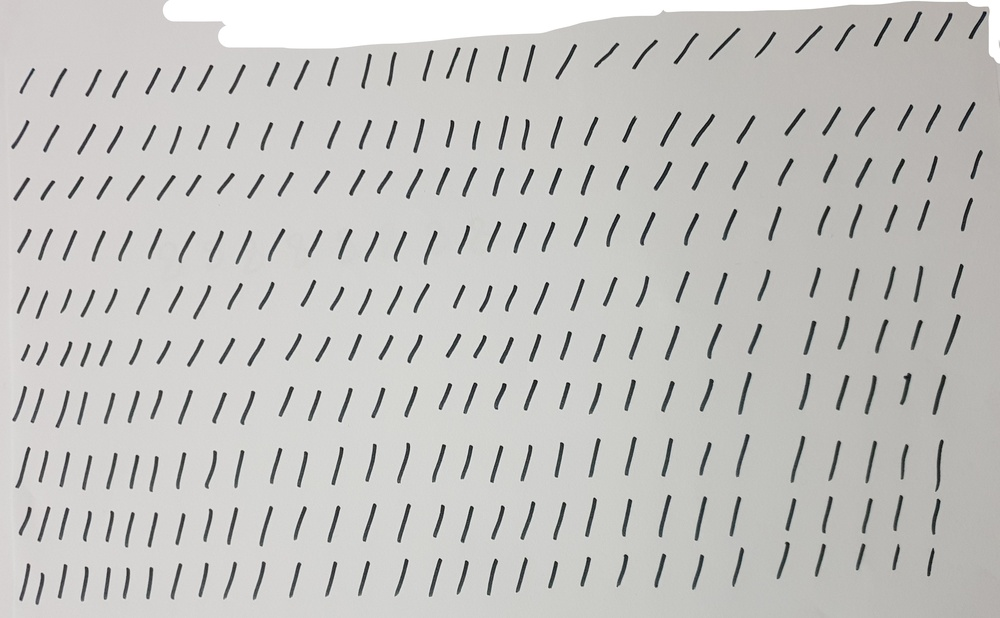
#> input picture pictures_for_base/deljenje.jpg, 1000 x 618 px, shrunk from 3779 x 2337 before the run, found by its file name
$ python create_data_base.py
#> lines starting #> are read from the running program, lines starting #| are printed output that depends on the picture; after the words box and inside, x2 and y2 are one past the last pixel; in counts of white or black regions, pixels touching at a corner belong together
import cv2
import sys
import numpy as  np
sys.setrecursionlimit(300000)
high=0
low=0
left=0
right=0
def floodfill(matrix,x,y,m):
    global high
    global low
    global left
    global right
    if x+1<len(matrix):
        if matrix[x+1][y]==0 and m[x+1][y]==False:
            m[x+1][y]=True
            low=max(low,x+1)
            floodfill(matrix,x+1,y,m)
    if x>0:
        if matrix[x-1][y]==0 and m[x-1][y]==False:
            m[x-1][y]=True
            high=min(high,x-1)
            floodfill(matrix,x-1,y,m)
    if y+1<len(matrix[0]):
        if matrix[x][y+1]==0 and m[x][y+1]==False:
            m[x][y+1]=True
            right=max(right,y+1)
            floodfill(matrix,x,y+1,m)
    if y>0:
        if matrix[x][y-1]==0 and m[x][y-1]==False:
            m[x][y-1]=True
            left=min(left,y-1)
            floodfill(matrix,x,y-1,m)
    return

gray=cv2.imread('deljenje.jpg',0)
#> gray: shape (618, 1000); min 2, max 255, mean 195.1
gray = cv2.medianBlur(gray,5)
thresh=gray>150
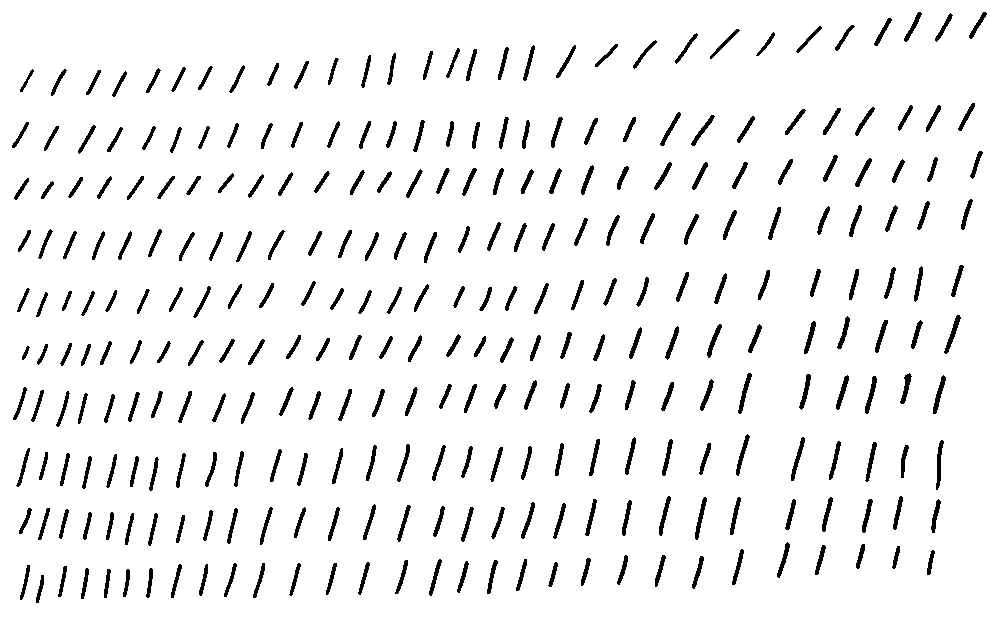
#> thresh: shape (618, 1000) bool; 94.1% white; 300 black regions, largest, box (x1, y1, x2, y2) and area: (936, 440, 944, 490) 193, (944, 315, 961, 354) 187, (791, 437, 805, 481) 183
m=thresh & False
#> m: shape (618, 1000) bool; every value is 0
for x in range(len(thresh)):
    for y in range(len(thresh[x])):
        if thresh[x][y]:
                thresh[x][y]=255
        else:
                thresh[x][y]=0
#cv2.imshow('skdjkjlas',w)
#cv2.waitKey(0)
txt=open("data_base.txt","a")
r=0
for x in range(len(thresh)):
    for y in range(len(thresh[x])):
        if thresh[x][y]==0 and m[x][y]==False:
            high=x
            low=x
            right=y
            left=y
            try:
                floodfill(thresh,x,y,m)
                ch=gray[high:low,left:right]
                ch=cv2.resize(ch,(50,50))
                r+=1
                print(r)
                for i in ch:
                    for j in i:
                        txt.write(str(j))
                        txt.write(",")
                    txt.write(";")
                txt.write("\n")
                #cv2.imshow('skdjkjlas',ch)
                #cv2.waitKey(0)
            except:
                pass
#> this loop made 618 passes
#| 1
#| 2
#| 3
#| 4
#| 5
#| 6
#| 7
#| 8
#| 9
#> (further printed lines are left out)

txt.close()
cv2.destroyAllWindows

$ run again, with pictures_for_base/+.jpg copied over pictures_for_base/deljenje.jpg
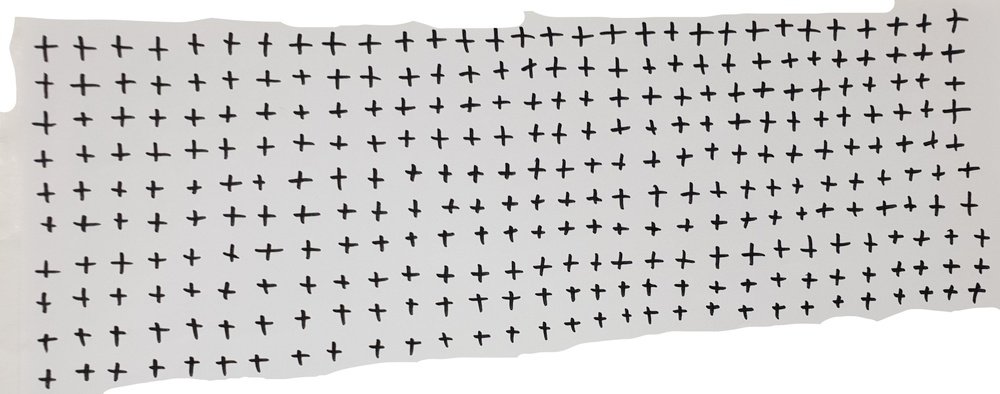
#> input picture pictures_for_base/+.jpg, 1000 x 394 px, shrunk from 4032 x 1587 before the run, found by its file name
#> `gray = cv2.medianBlur(gray,5)`:
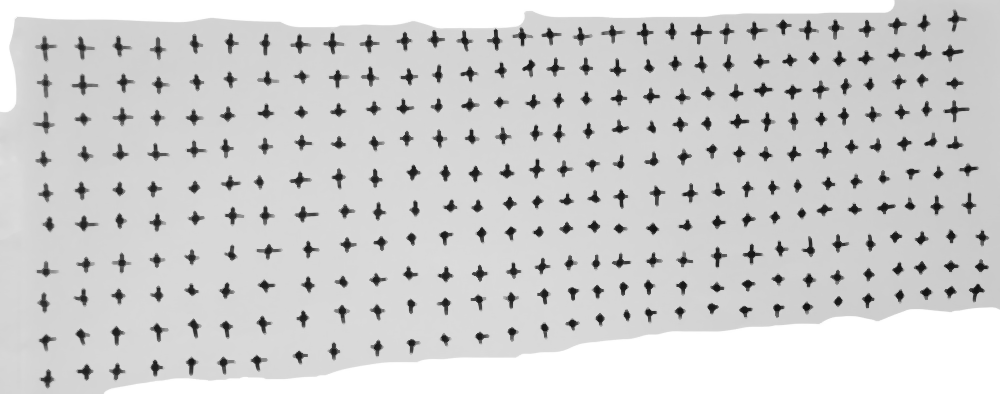
#> gray: shape (394, 1000); min 16, max 255, mean 206.4
#> `thresh=gray>150`:
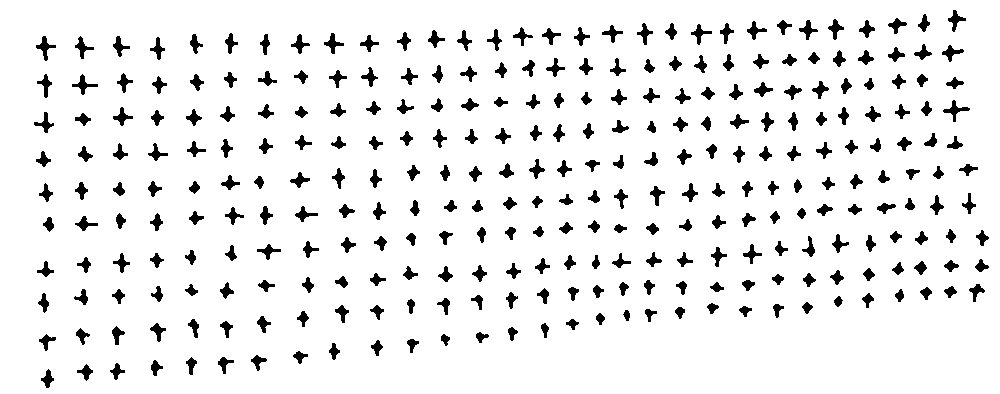
#> thresh: shape (394, 1000) bool; 92.2% white; 300 black regions, largest, box (x1, y1, x2, y2) and area: (943, 100, 970, 122) 174, (36, 36, 56, 61) 170, (72, 74, 98, 95) 164
#> m: shape (394, 1000) bool; every value is 0
#> the loop `for x in range(len(thresh)):` made 394 passes
#> (printed output is left out)

$ run again, with pictures_for_base/-.jpg copied over pictures_for_base/deljenje.jpg
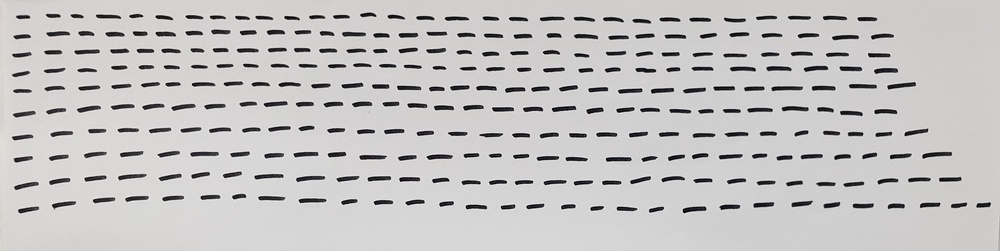
#> input picture pictures_for_base/-.jpg, 1000 x 251 px, shrunk from 3967 x 995 before the run, found by its file name
#> `gray = cv2.medianBlur(gray,5)`:
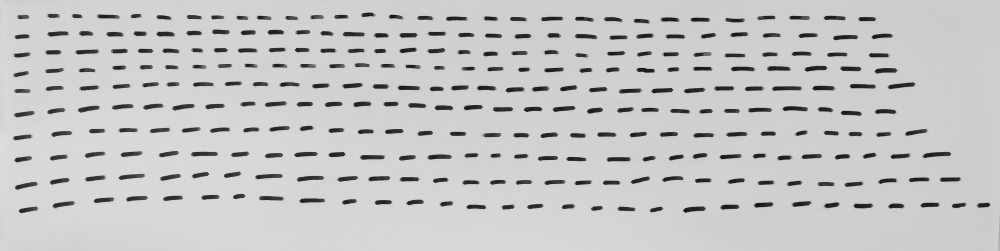
#> gray: shape (251, 1000); min 23, max 222, mean 196.7
#> `thresh=gray>150`:
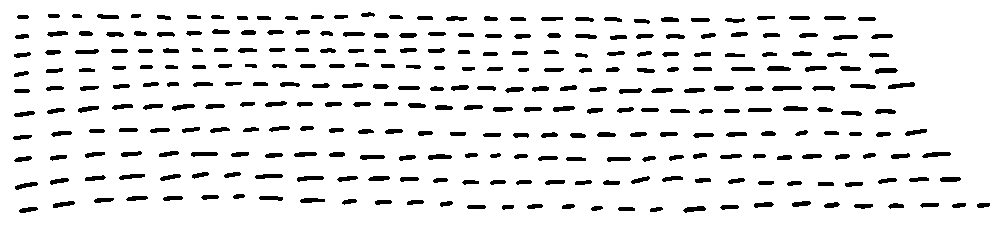
#> thresh: shape (251, 1000) bool; 91.6% white; 300 black regions, largest, box (x1, y1, x2, y2) and area: (772, 86, 802, 91) 125, (922, 152, 951, 158) 118, (888, 82, 915, 89) 117
#> m: shape (251, 1000) bool; every value is 0
#> the loop `for x in range(len(thresh)):` made 251 passes
#> (printed output is left out)

$ run again, with pictures_for_base/0.jpg copied over pictures_for_base/deljenje.jpg
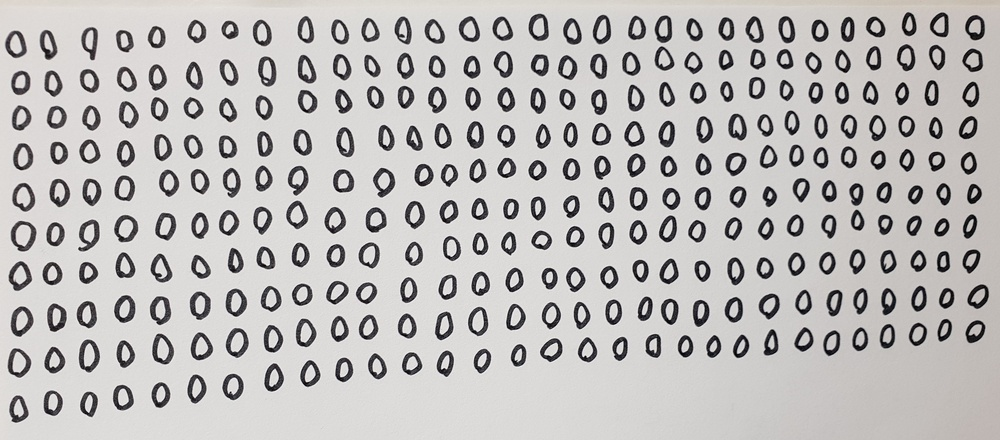
#> input picture pictures_for_base/0.jpg, 1000 x 440 px, shrunk from 3799 x 1673 before the run, found by its file name
#> `gray = cv2.medianBlur(gray,5)`:
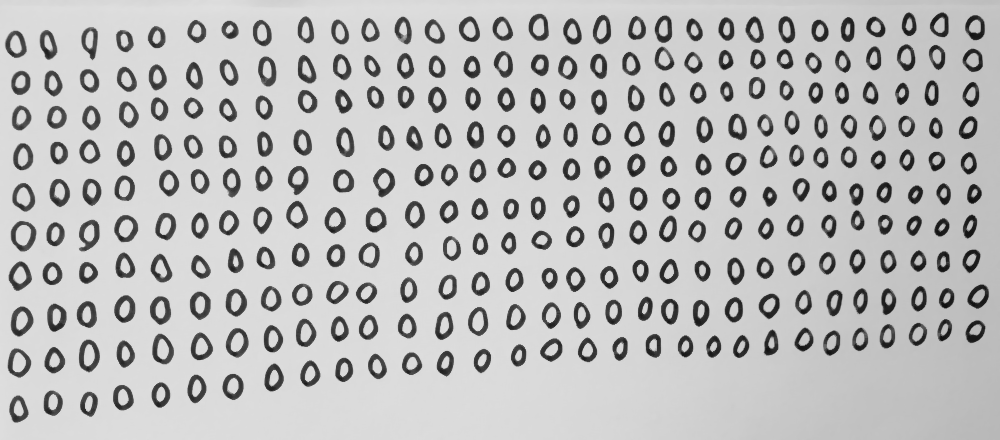
#> gray: shape (440, 1000); min 14, max 224, mean 186.8
#> `thresh=gray>150`:
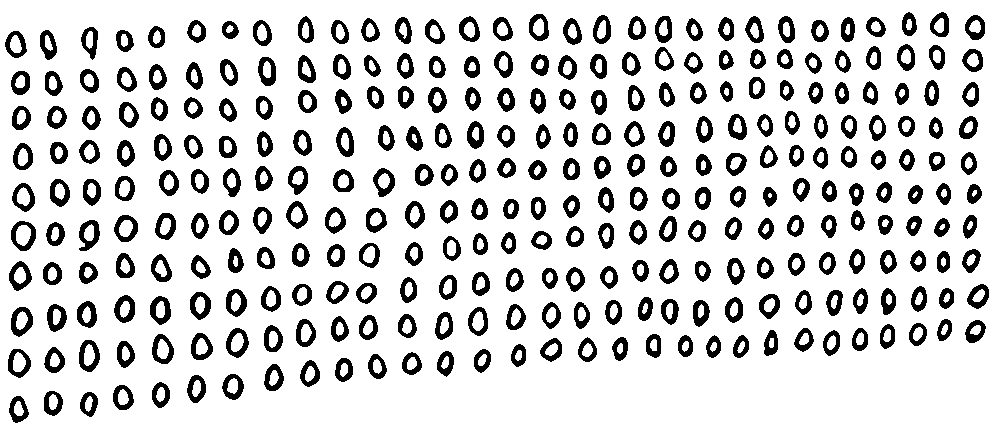
#> thresh: shape (440, 1000) bool; 83.3% white; 300 black regions, largest, box (x1, y1, x2, y2) and area: (79, 220, 100, 251) 347, (11, 307, 33, 337) 347, (79, 340, 100, 372) 347
#> m: shape (440, 1000) bool; every value is 0
#> the loop `for x in range(len(thresh)):` made 440 passes
#> (printed output is left out)
